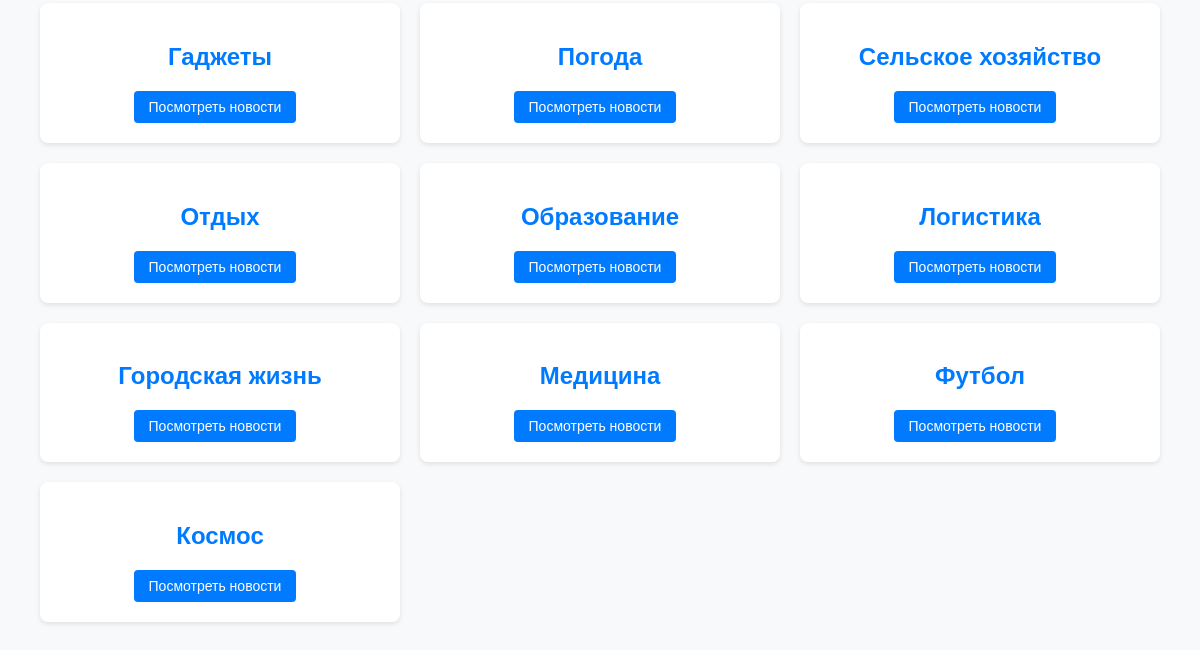
/news/categories/ (lower part), run on an earlier commit of the app's database.
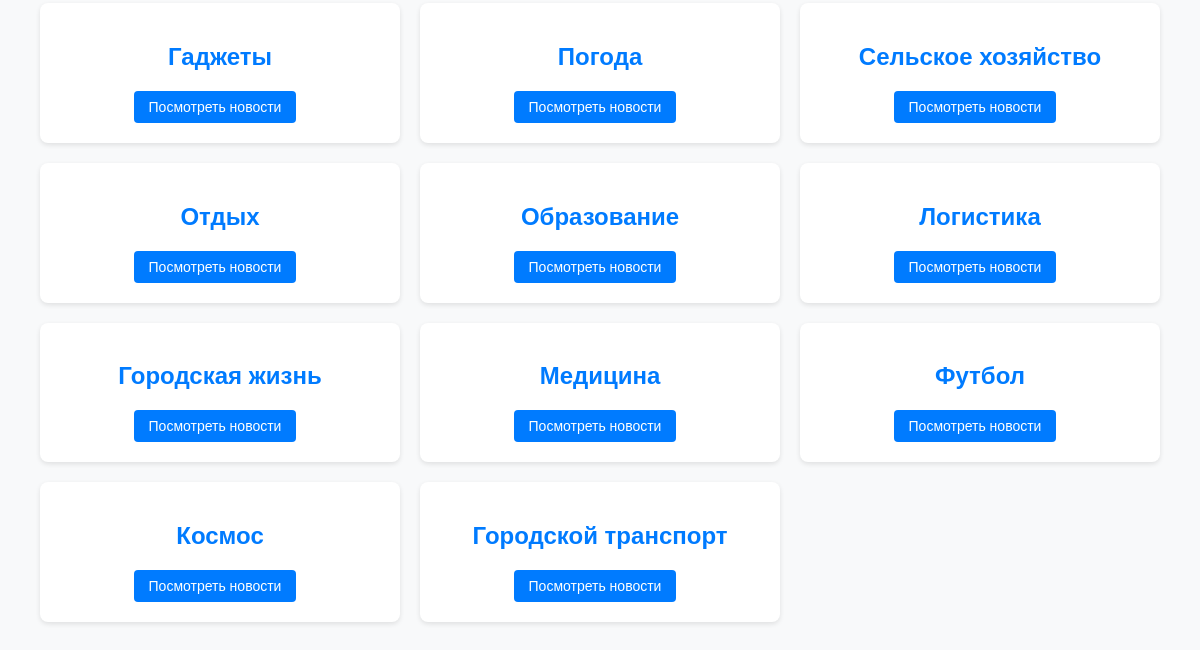
And on a later commit of the database.
### NewsPortal/models.py (models this page shows, shortened)
class Category(models.Model):
    name = models.CharField(max_length=100, unique=True)
    subscribers = models.ManyToManyField(User, related_name='subscribed_categories', blank=True)

### NewsPortal/views.py (the view)
# urls.py: path('categories/', views.category_list, name='category_list'),
def category_list(request):
    categories = Category.objects.all()
    return render(request, 'category_list.html', {'categories': categories})

### NewsPortal/context_processors.py (called while the page is built)
def site_info(request):
    return {
        'SITE_NAME': getattr(settings, 'SITE_NAME', 'News Portal'),
        'SITE_URL': getattr(settings, 'SITE_URL', 'localhost:8000'),
    }

def site_settings(request):
    return {
        'SITE_NAME': settings.SITE_NAME,
        'SITE_URL': settings.SITE_URL,
    }

def social_login_buttons(request):
    return {
        'social_login_buttons': mark_safe(
            '<a href="/accounts/yandex/login/?process=login" class="btn yandex-btn">'
            '<img src="https://upload.wikimedia.org/wikipedia/commons/thumb/9/91/Yandex_icon.svg/512px-Yandex_icon'
            '.svg.png"'
            'alt="Yandex" width="20"> Войти через Yandex'
            '</a>'
        )
    }

### NewsPortal/templates/category_list.html (shortened to what this page needs)
{% extends "default.html" %}
{% block content %}
<div class="container">
    <div class="categories">
        {% for category in categories %}
        <div class="category-card">
            <h2>
                <a href="{% url 'NewsPortal:category_detail' category.id %}">
                    {{ category.name }}
                </a>
            </h2>
            <a href="{% url 'NewsPortal:category_detail' category.id %}"
               class="btn btn-primary">
                Посмотреть новости
            </a>
        </div>
        {% endfor %}
    </div>
</div>
{% endblock %}

What changed in the data, as far as the page shows it:
added Category: name "Городской транспорт"
